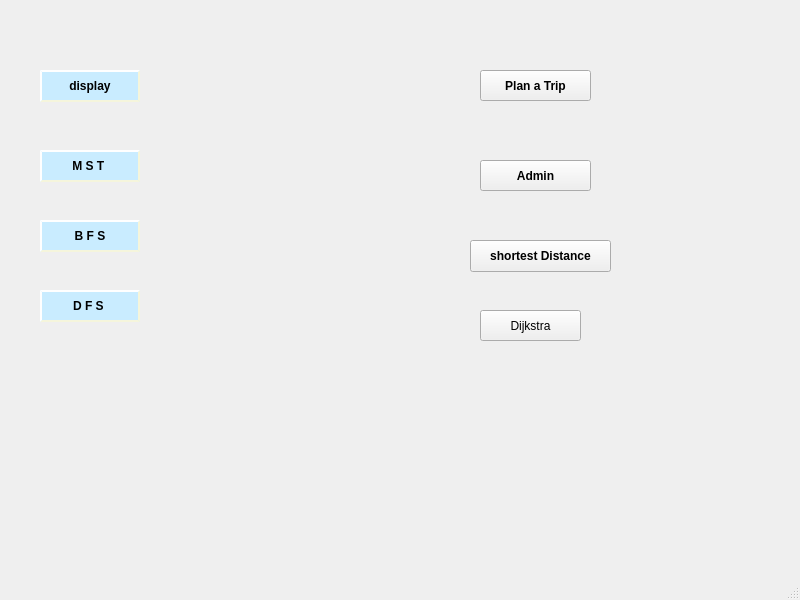
<?xml version="1.0" encoding="UTF-8"?>
<ui version="4.0">
 <class>MainWindow</class>
 <widget class="QMainWindow" name="MainWindow">
  <property name="geometry">
   <rect>
    <x>0</x>
    <y>0</y>
    <width>800</width>
    <height>600</height>
   </rect>
  </property>
  <property name="windowTitle">
   <string>MainWindow</string>
  </property>
  <widget class="QWidget" name="centralwidget">
   <widget class="QPushButton" name="pushButton">
    <property name="geometry">
     <rect>
      <x>480</x>
      <y>160</y>
      <width>111</width>
      <height>31</height>
     </rect>
    </property>
    <property name="font">
     <font>
      <bold>true</bold>
     </font>
    </property>
    <property name="text">
     <string>Admin</string>
    </property>
   </widget>
   <widget class="QPushButton" name="pushButton_displayWindow">
    <property name="geometry">
     <rect>
      <x>40</x>
      <y>70</y>
      <width>100</width>
      <height>32</height>
     </rect>
    </property>
    <property name="font">
     <font>
      <bold>true</bold>
     </font>
    </property>
    <property name="styleSheet">
     <string notr="true">QPushButton{
    background-color: rgb(201, 236, 255);
    border-style: outset;
    border-width: 2px;
    border-color: beige;
}</string>
    </property>
    <property name="text">
     <string>display</string>
    </property>
   </widget>
   <widget class="QPushButton" name="pushButton_MST">
    <property name="geometry">
     <rect>
      <x>40</x>
      <y>150</y>
      <width>100</width>
      <height>32</height>
     </rect>
    </property>
    <property name="font">
     <font>
      <bold>true</bold>
     </font>
    </property>
    <property name="styleSheet">
     <string notr="true">QPushButton{
    background-color: rgb(201, 236, 255);
    border-style: outset;
    border-width: 2px;
    border-color: beige;
}</string>
    </property>
    <property name="text">
     <string>M S T </string>
    </property>
   </widget>
   <widget class="QPushButton" name="pushButton_trip">
    <property name="geometry">
     <rect>
      <x>480</x>
      <y>70</y>
      <width>111</width>
      <height>31</height>
     </rect>
    </property>
    <property name="font">
     <font>
      <bold>true</bold>
     </font>
    </property>
    <property name="text">
     <string>Plan a Trip</string>
    </property>
   </widget>
   <widget class="QPushButton" name="pushButton_BFS">
    <property name="geometry">
     <rect>
      <x>40</x>
      <y>220</y>
      <width>100</width>
      <height>32</height>
     </rect>
    </property>
    <property name="font">
     <font>
      <bold>true</bold>
     </font>
    </property>
    <property name="styleSheet">
     <string notr="true">QPushButton{
    background-color: rgb(201, 236, 255);
    border-style: outset;
    border-width: 2px;
    border-color: beige;
}</string>
    </property>
    <property name="text">
     <string>B F S</string>
    </property>
   </widget>
   <widget class="QPushButton" name="pushButton_DFS">
    <property name="geometry">
     <rect>
      <x>40</x>
      <y>290</y>
      <width>100</width>
      <height>32</height>
     </rect>
    </property>
    <property name="font">
     <font>
      <bold>true</bold>
     </font>
    </property>
    <property name="styleSheet">
     <string notr="true">QPushButton{
    background-color: rgb(201, 236, 255);
    border-style: outset;
    border-width: 2px;
    border-color: beige;
}</string>
    </property>
    <property name="text">
     <string>D F S </string>
    </property>
   </widget>
   <widget class="QPushButton" name="pushButton_shortdist">
    <property name="geometry">
     <rect>
      <x>470</x>
      <y>240</y>
      <width>141</width>
      <height>32</height>
     </rect>
    </property>
    <property name="font">
     <font>
      <bold>true</bold>
     </font>
    </property>
    <property name="text">
     <string>shortest Distance</string>
    </property>
   </widget>
   <widget class="QPushButton" name="pushButton_dijkstra">
    <property name="geometry">
     <rect>
      <x>480</x>
      <y>310</y>
      <width>101</width>
      <height>31</height>
     </rect>
    </property>
    <property name="text">
     <string>Dijkstra</string>
    </property>
   </widget>
  </widget>
  <widget class="QMenuBar" name="menubar">
   <property name="geometry">
    <rect>
     <x>0</x>
     <y>0</y>
     <width>800</width>
     <height>22</height>
    </rect>
   </property>
  </widget>
  <widget class="QStatusBar" name="statusbar"/>
 </widget>
 <resources/>
 <connections/>
</ui>
